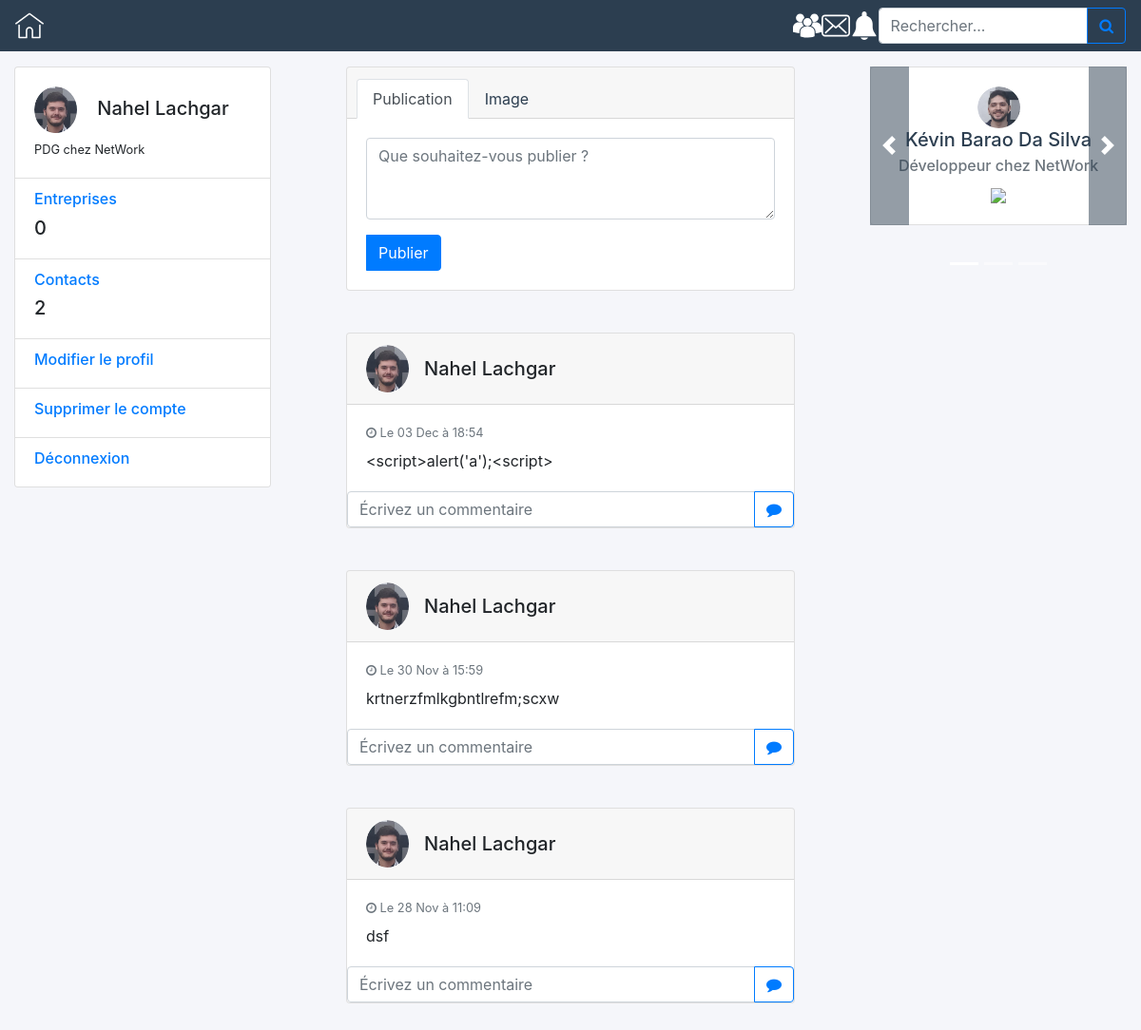
/index.php?action=home (signed in), run on the app's committed database.
### tables this page shows
CREATE TABLE IF NOT EXISTS `users` (
  `id` INT NOT NULL AUTO_INCREMENT,
  `lastName` VARCHAR(45) NULL,
  `name` VARCHAR(45) NOT NULL,
  `email` VARCHAR(45) NOT NULL,
  `phone` VARCHAR(10) NULL,
  `photo` VARCHAR(255) NULL,
  `password` VARCHAR(256) NOT NULL,
  `status` ENUM('company', 'employee') NOT NULL,
  `job` VARCHAR(45) NULL,
  `company` VARCHAR(45) NULL,
  `town` VARCHAR(45) NULL,
  `active` ENUM('activated', 'disabled') NOT NULL,
  PRIMARY KEY (`id`),
  UNIQUE INDEX `id_UNIQUE` (`id` ASC) ,
  UNIQUE INDEX `mail_UNIQUE` (`email` ASC) );

CREATE TABLE IF NOT EXISTS `publications` (
  `id` INT NOT NULL AUTO_INCREMENT,
  `content` VARCHAR(255) NULL,
  `postDate` DATETIME NULL,
  `type` ENUM('text', 'image') NOT NULL,
  PRIMARY KEY (`id`),
  UNIQUE INDEX `id_UNIQUE` (`id` ASC) );

### view/homeViewEmployee.php (the view, shortened to what the rows shown need)
    <div class="container-fluid gedf-wrapper">
        <div class="row">
            <div class="col-md-3">
                <div class="card">
                    <div class="card-body">
                    <?php
 if($_SESSION['state']=='activated') {
    echo "<div class='h5'>";
}
else {
    echo "<div class='h5' style='color:#798081;'>";
}
?>
                        <img class="rounded-circle" width="45" src="./img/profile/<?= $profile['photo'] ?>" alt="Photo de profil">&nbsp&nbsp&nbsp
                        <?= $profile['name'] . ' ' . $profile['lastName'] ?></div>
                        <div class="h7">
                            <?= $profile['job'] . ' chez ' . $profile['company'] ?>
                        </div>
                    </div>
                </div>
            </div>
            <div class="col-md-6 gedf-main">
            <?php
            if($_SESSION['state']=='activated') {
            ?>
        <div style="overflow: scroll; height:1000px" class="posts">
                <div>
                    <?php
                    if (isset($contactsPosts)) {
                        if ($contactsPosts > 1) {
                            for ($i = 0; $i < count($contactsPosts); $i++) :
                            ?>
                            <div class="card gedf-card">
                                <div class="card-header">
                                    <div class="d-flex justify-content-between align-items-center">
                                        <div class="d-flex justify-content-between align-items-center">
                                            <?php if ($contactsPosts[$i]['contactId'] !== $_SESSION['id']) : ?>
                                                <div class="mr-2">
                                                    <img class="rounded-circle" width="45px" src="./img/profile/<?= $contactsPosts[$i]['photo'] ?>" alt="photo de profil">
                                                </div>
                                            <?php else : ?>
                                                <div class="mr-2">
                                                    <img class="rounded-circle" width="45px" src="./img/profile/<?= $profile['photo'] ?>" alt="photo de profil">
                                                </div>
                                            <?php endif ?>
                                            <div class="ml-2">
                                            <?php if ($contactsPosts[$i]['contactId'] !== $_SESSION['id']) : ?>
                                                <form action="index.php?action=profilePage" method="POST">
                                            <input type="hidden" name="contactId" value="<?= $contactsPosts[$i]['id'] ?>">
                                                    <input type="hidden" name="token" value="0">
                                                    <div class="h5 m-0"><button style="color:black;font-size:1.1em;text-decoration:none" type="submit" class="btn btn-link"><?= $contactsPosts[$i]['name'] . ' ' . $contactsPosts[$i]['lastName'] ?></button></div>
                                                </form>
                                            <?php else : ?>
                                                <div class="h5 m-0"><?= $contactsPosts[$i]['name'] . ' ' . $contactsPosts[$i]['lastName'] ?></div>
                                            <?php endif ?>
                                            </div>
                                        </div>
                                    </div>
                                </div>
                                <div class="card-body">
                                    <div class="text-muted h7 mb-2"> <i class="fa fa-clock-o"></i> <?= strftime("Le %d %b à %R", strtotime($contactsPosts[$i]['postDate'])) ?></div>
                                    <div class="card-text">
                                        <?php if ($contactsPosts[$i]['type'] == "text") : ?>
                                            <?= $contactsPosts[$i]['content'] ?>
                                        <?php endif ?>
                                    </div>
                                </div>
                                <form action="index.php?action=comment" method="post">
                                    <div class="input-group">
                                        <input type="text" name="comment" placeholder="Écrivez un commentaire" class="form-control"  aria-describedby="button-addon2">
                                        <div class="input-group-append">
                                        <button class="btn btn-outline-primary" type="submit"  id="button-addon2">
                                            <i class="fa fa-comment"></i>
                                        </button>
                                </form>
                        </div>
                                </div>
                            </div>
                            <?php
                            endfor;
                        } else {
                            echo "abcd";
                        }
                    } else {
                        echo ("Vous n'avez aucune publication a afficher");
                    }
                    ?>
<?php
 }
else {
    echo "<br/><center>Votre compte est désactivé. Vous devez le réactiver pour pouvoir accéder à cette fonctionnalité.</center>";
}
?>
    <?php
    require_once('view/template.php');
    ?>

### data on the page
users: photo (picture), name "Nahel", lastName "Lachgar", job "PDG", company "NetWork", publications.postDate "Le 03 Dec à 18:54", publications.content "<script>alert('a');<script>", publications.postDate "Le 30 Nov à 15:59", publications.content "krtnerzfmlkgbntlrefm;scxw", publications.postDate "Le 28 Nov à 11:09", publications.content "dsf"

### other printed values
$followedCompaniesNb "0"
$contactsNb "2"
$employeesSuggests[0]['name'] "Kévin"
$employeesSuggests[0]['lastName'] "Barao Da Silva"
$employeesSuggests[0]['job'] "Développeur"
$employeesSuggests[0]['company'] "NetWork"
